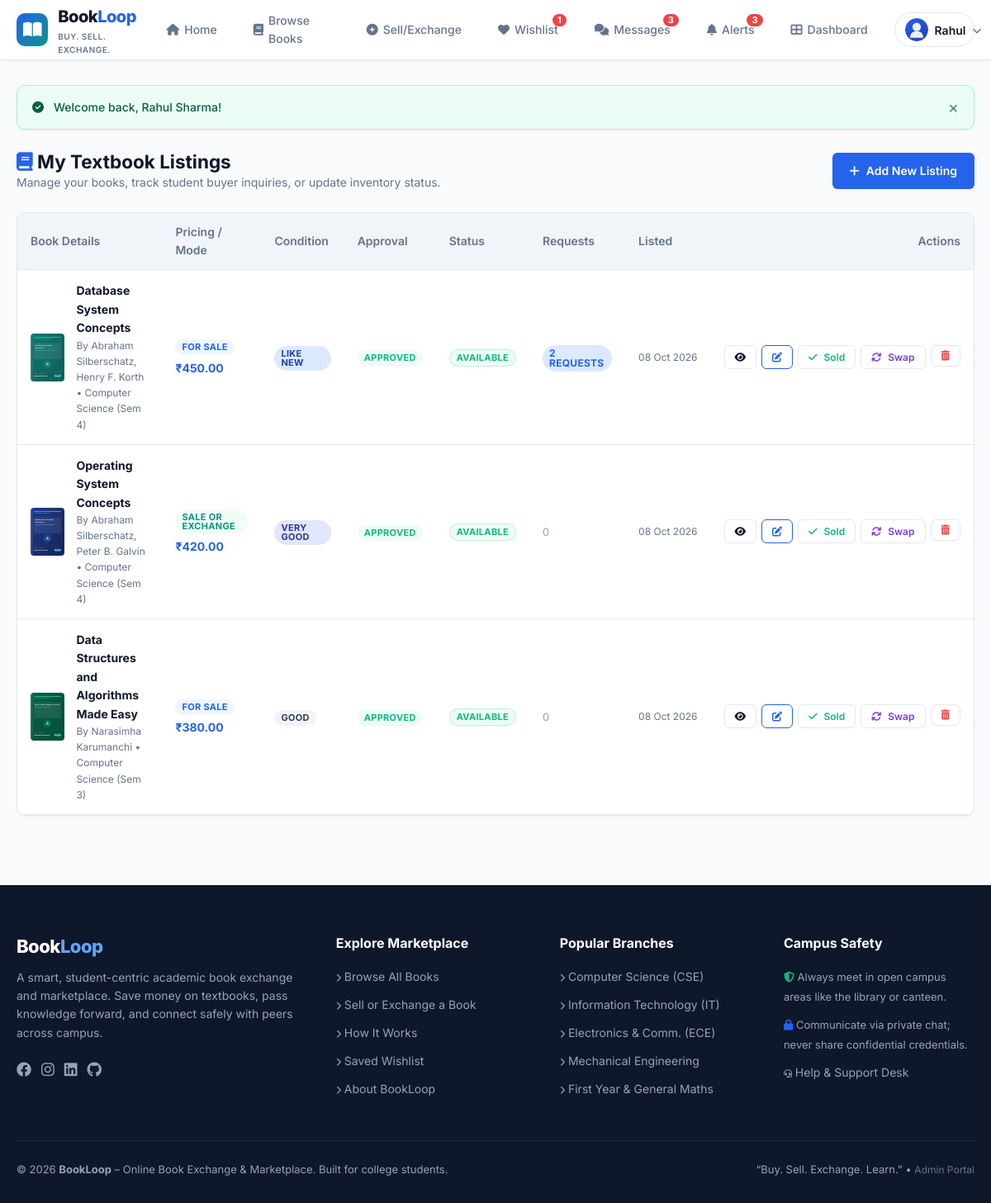
/my-listings.php (signed in), run on the app's committed database.
### tables this page shows
CREATE TABLE `users` (
  `user_id` int(11) NOT NULL AUTO_INCREMENT,
  `name` varchar(100) NOT NULL,
  `email` varchar(150) NOT NULL,
  `password` varchar(255) NOT NULL,
  `phone` varchar(20) NOT NULL,
  `college` varchar(150) NOT NULL,
  `department` varchar(100) NOT NULL,
  `semester` int(11) NOT NULL DEFAULT 1,
  `student_id` varchar(50) NOT NULL,
  `profile_image` varchar(255) DEFAULT 'default_avatar.svg',
  `role` enum('student','admin') DEFAULT 'student',
  `status` enum('active','inactive','suspended') DEFAULT 'active',
  `created_at` datetime DEFAULT current_timestamp(),
  PRIMARY KEY (`user_id`),
  UNIQUE KEY `email` (`email`),
  KEY `idx_users_email` (`email`),
  KEY `idx_users_dept` (`department`),
  KEY `idx_users_status` (`status`)
);

CREATE TABLE `books` (
  `book_id` int(11) NOT NULL AUTO_INCREMENT,
  `user_id` int(11) NOT NULL,
  `title` varchar(255) NOT NULL,
  `author` varchar(255) NOT NULL,
  `isbn` varchar(50) DEFAULT NULL,
  `subject` varchar(100) NOT NULL,
  `department` varchar(100) NOT NULL,
  `semester` int(11) NOT NULL DEFAULT 1,
  `edition` varchar(50) DEFAULT NULL,
  `publisher` varchar(150) DEFAULT NULL,
  `original_price` decimal(10,2) DEFAULT 0.00,
  `price` decimal(10,2) NOT NULL DEFAULT 0.00,
  `condition` enum('Like New','Very Good','Good','Acceptable') NOT NULL DEFAULT 'Good',
  `listing_type` enum('For Sale','For Exchange','Sale or Exchange') NOT NULL DEFAULT 'For Sale',
  `description` text NOT NULL,
  `image` varchar(255) DEFAULT 'default_book.svg',
  `location` varchar(150) NOT NULL,
  `delivery_type` varchar(150) DEFAULT 'Campus Handover & Hostel Delivery',
  `preferred_contact` varchar(100) DEFAULT 'Chat on BookLoop',
  `status` enum('Available','Pending','Sold','Exchanged') DEFAULT 'Available',
  `approval_status` enum('Pending','Approved','Rejected') DEFAULT 'Pending',
  `created_at` datetime DEFAULT current_timestamp(),
  `updated_at` datetime DEFAULT current_timestamp() ON UPDATE current_timestamp(),
  PRIMARY KEY (`book_id`),
  KEY `user_id` (`user_id`),
  KEY `idx_books_title` (`title`),
  KEY `idx_books_author` (`author`),
  KEY `idx_books_subject` (`subject`),
  KEY `idx_books_dept` (`department`),
  KEY `idx_books_sem` (`semester`),
  KEY `idx_books_status` (`status`),
  KEY `idx_books_approval` (`approval_status`),
  CONSTRAINT `books_ibfk_1` FOREIGN KEY (`user_id`) REFERENCES `users` (`user_id`) ON DELETE CASCADE
);

### my-listings.php (the view, shortened to what this page needs)
<?php
require_once __DIR__ . '/includes/header.php';
require_once __DIR__ . '/includes/auth.php';
$userId = getAuthUserId();
$stmt = $pdo->prepare("
    SELECT b.*, COUNT(r.request_id) as request_count
    FROM books b
    LEFT JOIN requests r ON b.book_id = r.book_id
    WHERE b.user_id = ?
    GROUP BY b.book_id
    ORDER BY b.created_at DESC
");
$stmt->execute([$userId]);
$myBooks = $stmt->fetchAll();
?>
<div style="display:flex; justify-content:space-between; align-items:center; margin-bottom:24px;">
  <div>
    <h2><i class="fas fa-book" style="color:var(--primary);"></i> My Textbook Listings</h2>
    <p style="color:var(--text-muted); font-size:14px;">Manage your books, track student buyer inquiries, or update inventory status.</p>
  </div>
  <a href="<?= BASE_URL ?>add-book.php" class="btn btn-primary">
    <i class="fas fa-plus"></i> Add New Listing
  </a>
</div>
<?php if (empty($myBooks)): ?>
  <div class="empty-state">
    <div class="empty-state-icon"><i class="fas fa-book-open"></i></div>
    <h3 class="empty-state-title">No listings found</h3>
    <p class="empty-state-desc">You haven't listed any textbooks for sale or exchange yet. Create your first listing and reach fellow students across campus.</p>
    <a href="<?= BASE_URL ?>add-book.php" class="btn btn-primary btn-lg">List a Textbook Now</a>
  </div>
<?php else: ?>
  <div class="card">
    <div class="table-responsive">
      <table class="data-table">
        <thead>
          <tr>
            <th>Book Details</th>
            <th>Pricing / Mode</th>
            <th>Condition</th>
            <th>Approval</th>
            <th>Status</th>
            <th>Requests</th>
            <th>Listed</th>
            <th style="text-align:right;">Actions</th>
          </tr>
        </thead>
        <tbody>
          <?php foreach ($myBooks as $b): ?>
            <tr>
              <td>
                <div style="display:flex; align-items:center; gap:14px;">
                  <img src="<?= BASE_URL ?>uploads/books/<?= e($b['image']) ?>" alt="Book Cover" class="table-thumb" onerror="this.src='<?= BASE_URL ?>uploads/books/default_book.svg'">
                  <div>
                    <a href="<?= BASE_URL ?>book-details.php?id=<?= $b['book_id'] ?>" style="font-weight:700; color:var(--text-main); font-size:14px;">
                      <?= e($b['title']) ?>
                    </a>
                    <div style="font-size:12px; color:var(--text-muted);">
                      By <?= e($b['author']) ?> &bull; <?= e($b['department']) ?> (Sem <?= e($b['semester']) ?>)
                    </div>
                  </div>
                </div>
              </td>
              <td>
                <div><?= getListingTypeBadge($b['listing_type']) ?></div>
                <div style="font-weight:700; color:var(--primary); font-size:14px; margin-top:4px;">
                  <?= $b['listing_type'] === 'For Exchange' ? 'Exchange' : formatPrice($b['price']) ?>
                </div>
              </td>
              <td>
                <?= getConditionBadge($b['condition']) ?>
              </td>
              <td>
                <?= getApprovalBadge($b['approval_status']) ?>
              </td>
              <td>
                <?= getStatusBadge($b['status']) ?>
              </td>
              <td>
                <?php if ($b['request_count'] > 0): ?>
                  <a href="<?= BASE_URL ?>received-requests.php" class="badge" style="background:#dbeafe; color:var(--primary); font-size:12px; text-decoration:none;">
                    <?= $b['request_count'] ?> requests
                  </a>
                <?php else: ?>
                  <span style="color:var(--text-light); font-size:13px;">0</span>
                <?php endif; ?>
              </td>
              <td style="font-size:12px; color:var(--text-muted); white-space:nowrap;">
                <?= date('d M Y', strtotime($b['created_at'])) ?>
              </td>
              <td>
                <div style="display:flex; justify-content:flex-end; gap:6px;">
                  <a href="<?= BASE_URL ?>book-details.php?id=<?= $b['book_id'] ?>" class="btn btn-sm btn-outline" title="View Listing">
                    <i class="fas fa-eye"></i>
                  </a>
                  <a href="<?= BASE_URL ?>edit-book.php?id=<?= $b['book_id'] ?>" class="btn btn-sm btn-outline-primary" title="Edit Listing">
                    <i class="fas fa-edit"></i>
                  </a>
                  <?php if ($b['status'] === 'Available'): ?>
                    <form action="<?= BASE_URL ?>my-listings.php" method="POST" style="display:inline;" onsubmit="return confirm('Mark this book as Sold? Any remaining pending requests will be closed.');">
                      <button type="submit" class="btn btn-sm btn-outline" style="color:var(--success);" title="Mark Sold">
                        <i class="fas fa-check"></i> Sold
                      </button>
                    </form>
                    <form action="<?= BASE_URL ?>my-listings.php" method="POST" style="display:inline;" onsubmit="return confirm('Mark this book as Exchanged?');">
                      <button type="submit" class="btn btn-sm btn-outline" style="color:#7c3aed;" title="Mark Exchanged">
                        <i class="fas fa-sync"></i> Swap
                      </button>
                    </form>
                  <?php endif; ?>
                  <form action="<?= BASE_URL ?>my-listings.php" method="POST" style="display:inline;" onsubmit="return confirm('Are you sure you want to permanently delete this listing?');">
                    <button type="submit" class="btn btn-sm btn-outline" style="color:var(--danger);" title="Delete Listing">
                      <i class="fas fa-trash-alt"></i>
                    </button>
                  </form>
                </div>
              </td>
            </tr>
          <?php endforeach; ?>
        </tbody>
      </table>
    </div>
  </div>
<?php endif; ?>
<?php require_once __DIR__ . '/includes/footer.php'; ?>

### includes/navbar.php (shortened to what this page needs)
<?php
$currentPage = basename($_SERVER['PHP_SELF']);
?>
<header class="site-header">
  <div class="container">
    <nav class="navbar">
      <a href="<?= BASE_URL ?>index.php" class="nav-brand">
        <div class="brand-icon">
          <i class="fas fa-book-open"></i>
        </div>
        <div class="brand-text">
          <span class="brand-name">Book<span>Loop</span></span>
          <span class="brand-tagline">Buy. Sell. Exchange.</span>
        </div>
      </a>
      <div class="nav-links" id="navLinks">
        <a href="<?= BASE_URL ?>index.php" class="nav-link <?= $currentPage === 'index.php' ? 'active' : '' ?>">
          <i class="fas fa-home"></i> Home
        </a>
        <a href="<?= BASE_URL ?>books.php" class="nav-link <?= $currentPage === 'books.php' ? 'active' : '' ?>">
          <i class="fas fa-book"></i> Browse Books
        </a>
        <?php if (isLoggedIn()): ?>
          <a href="<?= BASE_URL ?>add-book.php" class="nav-link <?= $currentPage === 'add-book.php' ? 'active' : '' ?>">
            <i class="fas fa-plus-circle"></i> Sell/Exchange
          </a>
          <a href="<?= BASE_URL ?>wishlist.php" class="nav-link nav-badge-link <?= $currentPage === 'wishlist.php' ? 'active' : '' ?>">
            <i class="fas fa-heart"></i> Wishlist
            <span class="nav-badge" id="navWishlistBadge" style="<?= ($wishlistCount > 0) ? '' : 'display:none;' ?>"><?= $wishlistCount ?></span>
          </a>
          <a href="<?= BASE_URL ?>messages.php" class="nav-link nav-badge-link <?= in_array($currentPage, ['messages.php', 'conversation.php']) ? 'active' : '' ?>">
            <i class="fas fa-comments"></i> Messages
            <?php if ($unreadMsgCount > 0): ?>
              <span class="nav-badge"><?= $unreadMsgCount ?></span>
            <?php endif; ?>
          </a>
          <a href="<?= BASE_URL ?>notifications.php" class="nav-link nav-badge-link <?= $currentPage === 'notifications.php' ? 'active' : '' ?>">
            <i class="fas fa-bell"></i> Alerts
            <?php if ($unreadNotifCount > 0): ?>
              <span class="nav-badge"><?= $unreadNotifCount ?></span>
            <?php endif; ?>
          </a>
          <a href="<?= BASE_URL ?>dashboard.php" class="nav-link <?= $currentPage === 'dashboard.php' ? 'active' : '' ?>">
            <i class="fas fa-th-large"></i> Dashboard
          </a>
        <?php endif; ?>
        <div class="nav-auth">
          <?php if (isLoggedIn()): ?>
            <div class="nav-user-dropdown">
              <button class="user-btn" id="userDropdownBtn">
                <?php
                  $avatar = !empty($user['profile_image']) ? $user['profile_image'] : 'default_avatar.svg';
                ?>
                <img src="<?= BASE_URL ?>uploads/profiles/<?= e($avatar) ?>" alt="Avatar" class="user-avatar-mini" onerror="this.src='<?= BASE_URL ?>uploads/profiles/default_avatar.svg'">
                <span><?= e(explode(' ', $user['name'] ?? 'Account')[0]) ?></span>
                <i class="fas fa-chevron-down" style="font-size:11px; color:var(--text-muted);"></i>
              </button>
            </div>
          <?php endif; ?>
        </div>
      </div>
    </nav>
  </div>
</header>

### includes/functions.php (shortened to what this page needs)
<?php
function e($str) {
    return htmlspecialchars((string)($str ?? ''), ENT_QUOTES, 'UTF-8');
}
function getFlash() {
    if (isset($_SESSION['flash'])) {
        $flash = $_SESSION['flash'];
        return $flash;
    }
    return null;
}
function displayFlash() {
    $flash = getFlash();
    if ($flash) {
        $type = e($flash['type']);
        $msg = e($flash['message']);
        $icon = 'info-circle';
        if ($type === 'success') $icon = 'check-circle';
        echo "<div class=\"alert alert-{$type}\" id=\"flashAlert\">
                <i class=\"fas fa-{$icon}\"></i>
                <span>{$msg}</span>
                <button type=\"button\" class=\"alert-close\" onclick=\"this.parentElement.remove();\">&times;</button>
              </div>";
    }
}
function isLoggedIn() {
    return isset($_SESSION['user_id']) && !empty($_SESSION['user_id']);
}
function getAuthUser($pdo) {
    $stmt = $pdo->prepare("SELECT * FROM users WHERE user_id = ?");
    $stmt->execute([$_SESSION['user_id']]);
    return $stmt->fetch();
}
function formatPrice($amount) {
    return '₹' . number_format((float)$amount, 2);
}
function getStatusBadge($status) {
    $status = e($status);
    $class = 'badge-available';
    return "<span class=\"badge {$class}\">{$status}</span>";
}
function getListingTypeBadge($type) {
    $type = e($type);
    $class = 'badge-sale';
    if ($type === 'Sale or Exchange') $class = 'badge-both';
    return "<span class=\"badge {$class}\">{$type}</span>";
}
function getConditionBadge($condition) {
    $condition = e($condition);
    $class = 'badge-cond-good';
    if ($condition === 'Like New') $class = 'badge-cond-likenew';
    if ($condition === 'Very Good') $class = 'badge-cond-verygood';
    return "<span class=\"badge {$class}\">{$condition}</span>";
}
function getApprovalBadge($approval) {
    $approval = e($approval);
    $class = 'badge-pending';
    if ($approval === 'Approved') $class = 'badge-approved';
    return "<span class=\"badge {$class}\">{$approval}</span>";
}
function getUnreadNotificationCount($pdo, $userId) {
    $stmt = $pdo->prepare("SELECT COUNT(*) FROM notifications WHERE user_id = ? AND is_read = 0");
    $stmt->execute([$userId]);
    return (int)$stmt->fetchColumn();
}
function getUnreadMessageCount($pdo, $userId) {
    $stmt = $pdo->prepare("SELECT COUNT(*) FROM messages WHERE receiver_id = ? AND is_read = 0");
    $stmt->execute([$userId]);
    return (int)$stmt->fetchColumn();
}

### data on the page
users: profile_image (placeholder picture), name "Rahul"
books: image (picture), title "Database System Concepts", author "Abraham Silberschatz, Henry F. Korth", department "Computer Science", semester "4", listing_type "FOR SALE", price "₹450.00", condition "LIKE NEW", approval_status "APPROVED", status "AVAILABLE", request_count "2", created_at "08 Oct 2026"
books: image (picture), title "Operating System Concepts", author "Abraham Silberschatz, Peter B. Galvin", department "Computer Science", semester "4", listing_type "SALE OR EXCHANGE", price "₹420.00", condition "VERY GOOD", approval_status "APPROVED", status "AVAILABLE", created_at "08 Oct 2026"
books: image (picture), title "Data Structures and Algorithms Made Easy", author "Narasimha Karumanchi", department "Computer Science", semester "3", listing_type "FOR SALE", price "₹380.00", condition "GOOD", approval_status "APPROVED", status "AVAILABLE", created_at "08 Oct 2026"

### other printed values
$wishlistCount "1"
$unreadMsgCount "3"
$unreadNotifCount "3"
$msg "Welcome back, Rahul Sharma!"
